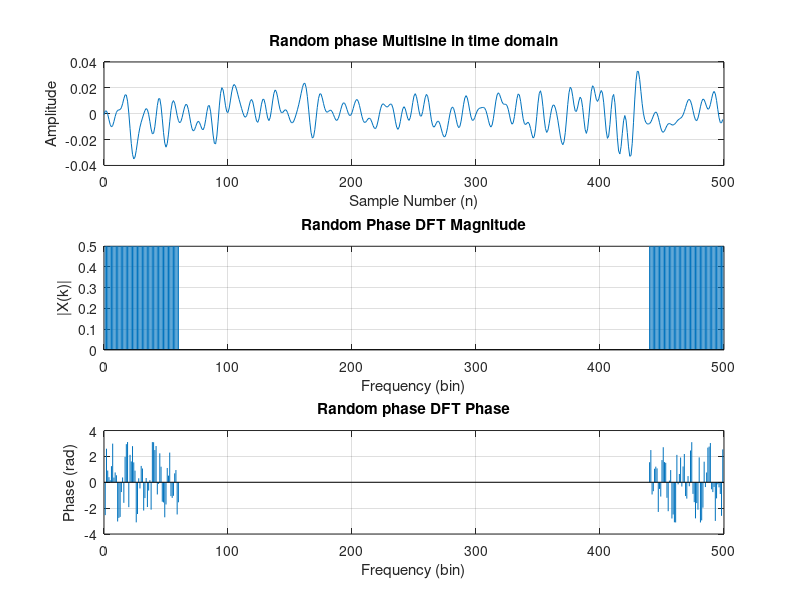
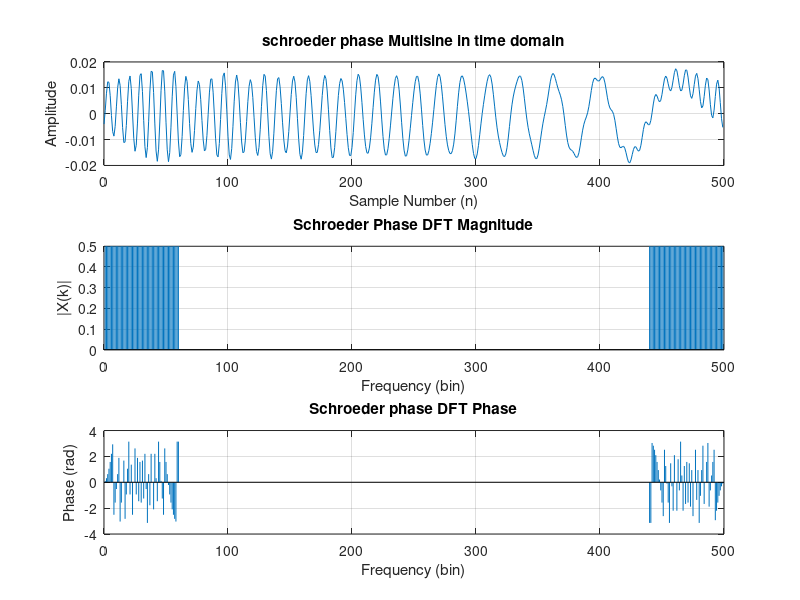
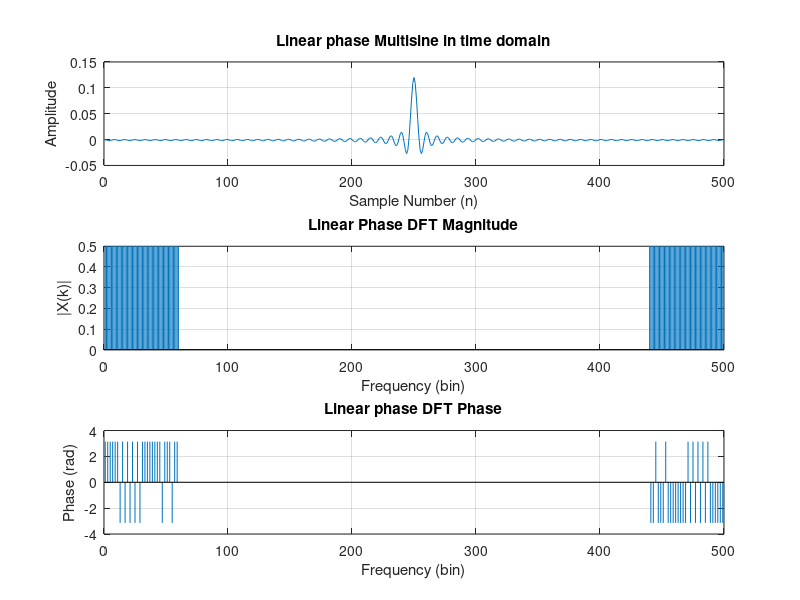
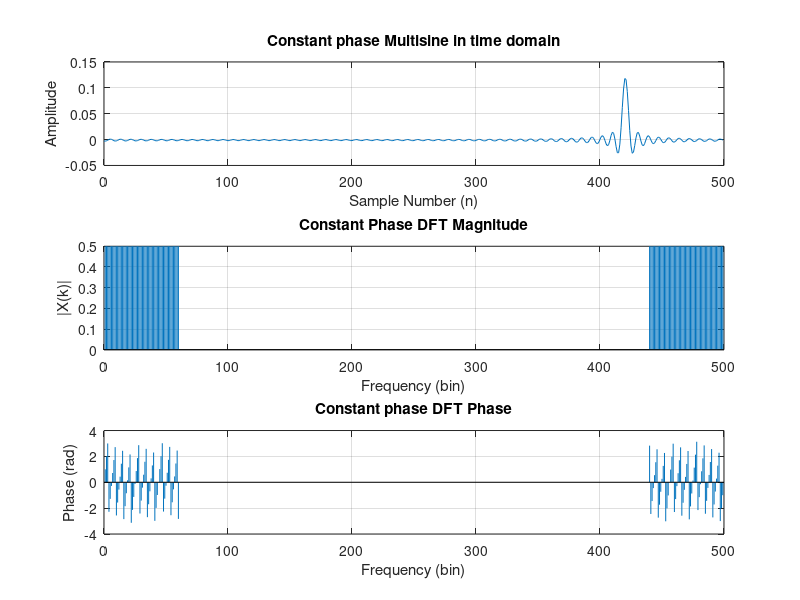

Reproduce these figures in MATLAB, in order.
clc; close all;
% Parameters
N = 500;
K = 60;                 % Number of excited bins (1 to 30)
X1 = zeros(1, N);        % Initialize frequency vector
%% constant phase
% Frequency Domain Signal
for k = 1:K              
    rand_phi = rand * 2 * pi;
    val1 = (1 / 2) * exp(1i * rand_phi); 
    
    X1(k + 1) = val1;            
    X1(N - k + 1) = conj(val1);
end

x_rand = ifft(X1); %samples
amplitude1 = abs(X1);
phase1 = angle(X1);

% --- Crest Factor Computation ---
peak_val1 = max(abs(x_rand));          
rms_val1 = sqrt(mean(x_rand.^2));     
CF_rand = peak_val1 / rms_val1;     
fprintf('Crest Factor (Random Phase): %.4f\n', CF_rand);
figure;

% Time Domain (Sample Number)
subplot(3,1,1);
plot(0:N-1, x_rand);
title('Random phase Multisine in time domain');
xlabel('Sample Number (n)');
ylabel('Amplitude');
grid on;

% Frequency Domain Magnitude (Bin Number)
subplot(3,1,2);
stem(0:N-1, amplitude1, 'Marker', 'none');
title('Random Phase DFT Magnitude');
xlabel('Frequency (bin)');
ylabel('|X(k)|');
xlim([0 N]); 
grid on;

% Frequency Domain Phase (Bin Number)
subplot(3,1,3);
stem(0:N-1, phase1, 'Marker', 'none');
title('Random phase DFT Phase');
xlabel('Frequency (bin)');
ylabel('Phase (rad)');
xlim([0 N]);
grid on;

%% schroeder phase

% Frequency Domain Signal
X2 = zeros(1, N);
for k = 1:K             
    phi_schroeder = (k .* (k + 1) * pi) / K;
    val2 = (1 / 2) * exp(1i * phi_schroeder); 
    
    X2(k + 1) = val2;            
    X2(N - k + 1) = conj(val2);
end

x_schr = ifft(X2); %samples
amplitude2 = abs(X2);
phase2 = angle(X2);

% --- Crest Factor Computation ---
peak_val2 = max(abs(x_schr));          
rms_val2 = sqrt(mean(x_schr.^2));     
CF_schroeder = peak_val2 / rms_val2;     
fprintf('Crest Factor (Schroeder Phase): %.4f\n', CF_schroeder);

figure;

% Time Domain (Sample Number)
subplot(3,1,1);
plot(0:N-1, x_schr);
title('schroeder phase Multisine in time domain');
xlabel('Sample Number (n)');
ylabel('Amplitude');
grid on;

% Frequency Domain Magnitude (Bin Number)
subplot(3,1,2);
stem(0:N-1, amplitude2, 'Marker', 'none');
title('Schroeder Phase DFT Magnitude');
xlabel('Frequency (bin)');
ylabel('|X(k)|');
xlim([0 N]); 
grid on;

% Frequency Domain Phase (Bin Number)
subplot(3,1,3);
stem(0:N-1, phase2, 'Marker', 'none');
title('Schroeder phase DFT Phase');
xlabel('Frequency (bin)');
ylabel('Phase (rad)');
xlim([0 N]);
grid on;

%% linear phase

% Frequency Domain Signal
X3 = zeros(1, N);
for k = 1:K             
    phi_linear = k*pi;
    val3 = (1 / 2) * exp(1i * phi_linear); 
    
    X3(k + 1) = val3;            
    X3(N - k + 1) = conj(val3);
end

x_linear = ifft(X3); %samples
amplitude3 = abs(X3);
phase3 = angle(X3);

% --- Crest Factor Computation ---
peak_val3 = max(abs(x_linear));          
rms_val3 = sqrt(mean(x_linear.^2));     
CF_linear = peak_val3 / rms_val3;     
fprintf('Crest Factor (Linear Phase): %.4f\n', CF_linear);

figure;

% Time Domain (Sample Number)
subplot(3,1,1);
plot(0:N-1, x_linear);
title('Linear phase Multisine in time domain');
xlabel('Sample Number (n)');
ylabel('Amplitude');
grid on;

% Frequency Domain Magnitude (Bin Number)
subplot(3,1,2);
stem(0:N-1, amplitude3, 'Marker', 'none');
title('Linear Phase DFT Magnitude');
xlabel('Frequency (bin)');
ylabel('|X(k)|');
xlim([0 N]); 
grid on;

% Frequency Domain Phase (Bin Number)
subplot(3,1,3);
stem(0:N-1, phase3, 'Marker', 'none');
title('Linear phase DFT Phase');
xlabel('Frequency (bin)');
ylabel('Phase (rad)');
xlim([0 N]);
grid on;

%% constant phase

% Frequency Domain Signal
X4 = zeros(1, N);
for k = 1:K             
    phi_const = k;
    val4 = (1 / 2) * exp(1i * phi_const); 
    
    X4(k + 1) = val4;            
    X4(N - k + 1) = conj(val4);
end

x_const = ifft(X4); %samples
amplitude4 = abs(X4);
phase4 = angle(X4);

% --- Crest Factor Computation ---
peak_val4 = max(abs(x_const));          
rms_val4 = sqrt(mean(x_const.^2));     
CF_const = peak_val4 / rms_val4;     
fprintf('Crest Factor (Constant Phase): %.4f\n', CF_const);

figure;

% Time Domain (Sample Number)
subplot(3,1,1);
plot(0:N-1, x_const);
title('Constant phase Multisine in time domain');
xlabel('Sample Number (n)');
ylabel('Amplitude');
grid on;

% Frequency Domain Magnitude (Bin Number)
subplot(3,1,2);
stem(0:N-1, amplitude4, 'Marker', 'none');
title('Constant Phase DFT Magnitude');
xlabel('Frequency (bin)');
ylabel('|X(k)|');
xlim([0 N]); 
grid on;

% Frequency Domain Phase (Bin Number)
subplot(3,1,3);
stem(0:N-1, phase4, 'Marker', 'none');
title('Constant phase DFT Phase');
xlabel('Frequency (bin)');
ylabel('Phase (rad)');
xlim([0 N]);
grid on;
